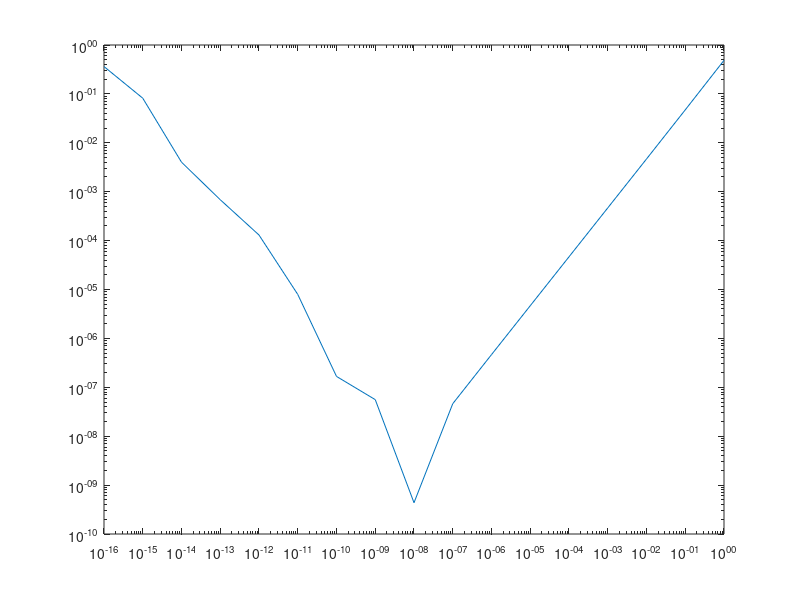
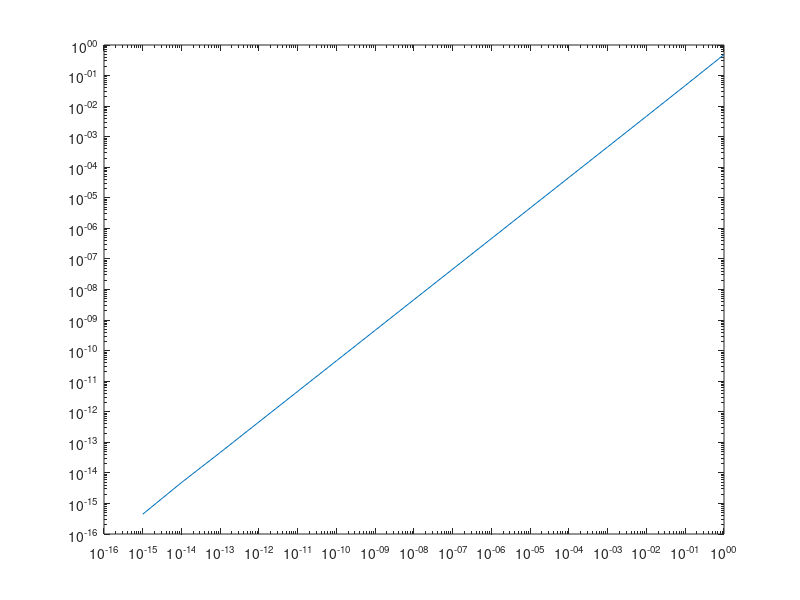

MATLAB code to generate these figures, in order:
clear variables

n = 16; 
h = 10.^(0:-1:-n); 
x0 = 1.2; 
fdExact = cos(x0);

%Part A
error = zeros(1,n+1);

for i=0:n
	fdAprox = (sin(x0 + h(i+1)) - sin(x0))/(h(i+1));
	error(i+1) = abs(fdExact - fdAprox);
end

figure(1)
loglog(h,error);
hold on

%Part B
error2 = zeros(1,n+1);

for i=0:n
	fdAprox = (2*cos(x0+h(i+1)/2)*sin(h(i+1)/2))/(h(i+1));
	error2(i+1) = abs(fdExact - fdAprox);
end

figure(2)
loglog(h,error2);
hold off
